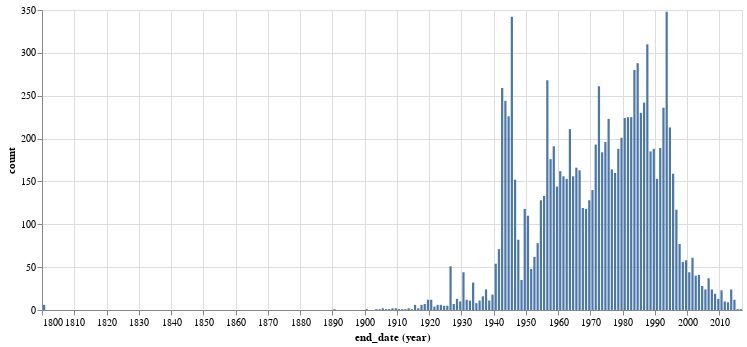

Notebook source saved alongside this figure:
### Code cell
alt.Chart(date_counts).mark_bar().encode(x="year(end_date):T", y="count").properties(
    width=700
)

### Figure 1 — Vega-Lite specification as saved in the notebook (floating-point values rounded to 4 significant figures)
{"config": {"view": {"continuousWidth": 400, "continuousHeight": 300}}, "data": {"name": "data-5edada25c0826948cf3f4551303c049d"}, "mark": "bar", "encoding": {"x": {"field": "end_date", "timeUnit": "year", "type": "temporal"}, "y": {"field": "count", "type": "quantitative"}}, "width": 700, "$schema": "https://vega.github.io/schema/vega-lite/v4.17.0.json", "datasets": {"data-5edada25c0826948cf3f4551303c049d": [{"end_date": "1993-12-31T00:00:00", "count": 348}, {"end_date": "1945-12-31T00:00:00", "count": 342}, {"end_date": "1987-12-31T00:00:00", "count": 310}, {"end_date": "1984-12-31T00:00:00", "count": 288}, {"end_date": "1983-12-31T00:00:00", "count": 280}, {"end_date": "1956-12-31T00:00:00", "count": 268}, {"end_date": "1972-12-31T00:00:00", "count": 261}, {"end_date": "1942-12-31T00:00:00", "count": 259}, {"end_date": "1943-12-31T00:00:00", "count": 244}, {"end_date": "1986-12-31T00:00:00", "count": 242}, {"end_date": "1992-12-31T00:00:00", "count": 236}, {"end_date": "1985-12-31T00:00:00", "count": 230}, {"end_date": "1944-12-31T00:00:00", "count": 226}, {"end_date": "1982-12-31T00:00:00", "count": 225}, {"end_date": "1981-12-31T00:00:00", "count": 225}, {"end_date": "1980-12-31T00:00:00", "count": 224}, {"end_date": "1975-12-31T00:00:00", "count": 223}, {"end_date": "1994-12-31T00:00:00", "count": 213}, {"end_date": "1963-12-31T00:00:00", "count": 211}, {"end_date": "1979-12-31T00:00:00", "count": 201}, {"end_date": "1974-12-31T00:00:00", "count": 196}, {"end_date": "1971-12-31T00:00:00", "count": 193}, {"end_date": "1958-12-31T00:00:00", "count": 191}, {"end_date": "1991-12-31T00:00:00", "count": 189}, {"end_date": "1978-12-31T00:00:00", "count": 188}, {"end_date": "1989-12-31T00:00:00", "count": 188}, {"end_date": "1988-12-31T00:00:00", "count": 185}, {"end_date": "1973-12-31T00:00:00", "count": 184}, {"end_date": "1957-12-31T00:00:00", "count": 176}, {"end_date": "1965-12-31T00:00:00", "count": 166}, {"end_date": "1976-12-31T00:00:00", "count": 164}, {"end_date": "1966-12-31T00:00:00", "count": 163}, {"end_date": "1960-12-31T00:00:00", "count": 162}, {"end_date": "1977-12-31T00:00:00", "count": 160}, {"end_date": "1995-12-31T00:00:00", "count": 159}, {"end_date": "1961-12-31T00:00:00", "count": 156}, {"end_date": "1964-12-31T00:00:00", "count": 156}, {"end_date": "1990-12-31T00:00:00", "count": 153}, {"end_date": "1962-12-31T00:00:00", "count": 153}, {"end_date": "1946-12-31T00:00:00", "count": 152}, {"end_date": "1959-12-31T00:00:00", "count": 144}, {"end_date": "1970-12-31T00:00:00", "count": 140}, {"end_date": "1955-12-31T00:00:00", "count": 133}, {"end_date": "1954-12-31T00:00:00", "count": 128}, {"end_date": "1969-12-31T00:00:00", "count": 128}, {"end_date": "1967-12-31T00:00:00", "count": 119}, {"end_date": "1949-12-31T00:00:00", "count": 118}, {"end_date": "1968-12-31T00:00:00", "count": 118}, {"end_date": "1996-12-31T00:00:00", "count": 117}, {"end_date": "1950-12-31T00:00:00", "count": 110}, {"end_date": "1947-12-31T00:00:00", "count": 82}, {"end_date": "1953-12-31T00:00:00", "count": 78}, {"end_date": "1997-12-31T00:00:00", "count": 77}, {"end_date": "1941-12-31T00:00:00", "count": 71}, {"end_date": "1952-12-31T00:00:00", "count": 62}, {"end_date": "2001-12-31T00:00:00", "count": 61}, {"end_date": "1999-12-31T00:00:00", "count": 58}, {"end_date": "1998-12-31T00:00:00", "count": 56}, {"end_date": "1940-12-31T00:00:00", "count": 54}, {"end_date": "1926-12-31T00:00:00", "count": 51}, {"end_date": "1951-12-31T00:00:00", "count": 48}, {"end_date": "1930-12-31T00:00:00", "count": 44}, {"end_date": "2000-12-31T00:00:00", "count": 44}, {"end_date": "2003-12-31T00:00:00", "count": 41}, {"end_date": "2002-12-31T00:00:00", "count": 40}, {"end_date": "2006-12-31T00:00:00", "count": 37}, {"end_date": "1948-12-31T00:00:00", "count": 35}, {"end_date": "1933-12-31T00:00:00", "count": 32}, {"end_date": "2004-12-31T00:00:00", "count": 28}, {"end_date": "2007-12-31T00:00:00", "count": 24}, {"end_date": "2013-12-31T00:00:00", "count": 24}, {"end_date": "2005-12-31T00:00:00", "count": 24}, {"end_date": "1937-12-31T00:00:00", "count": 24}, {"end_date": "2010-12-31T00:00:00", "count": 23}, {"end_date": "2008-12-31T00:00:00", "count": 19}, {"end_date": "1939-12-31T00:00:00", "count": 18}, {"end_date": "1936-12-31T00:00:00", "count": 16}, {"end_date": "2009-12-31T00:00:00", "count": 13}, {"end_date": "1928-12-31T00:00:00", "count": 13}, {"end_date": "1931-12-31T00:00:00", "count": 12}, {"end_date": "2014-12-31T00:00:00", "count": 12}, {"end_date": "1920-12-31T00:00:00", "count": 12}, {"end_date": "1919-12-31T00:00:00", "count": 12}, {"end_date": "1938-12-31T00:00:00", "count": 11}, {"end_date": "1935-12-31T00:00:00", "count": 11}, {"end_date": "1932-12-31T00:00:00", "count": 11}, {"end_date": "1929-12-31T00:00:00", "count": 10}, {"end_date": "2011-12-31T00:00:00", "count": 10}, {"end_date": "2012-12-31T00:00:00", "count": 9}, {"end_date": "1934-12-31T00:00:00", "count": 8}, {"end_date": "1927-12-31T00:00:00", "count": 7}, {"end_date": "1918-12-31T00:00:00", "count": 7}, {"end_date": "1800-12-31T00:00:00", "count": 6}, {"end_date": "1922-12-31T00:00:00", "count": 6}, {"end_date": "1923-12-31T00:00:00", "count": 6}, {"end_date": "1917-12-31T00:00:00", "count": 6}, {"end_date": "1915-12-31T00:00:00", "count": 6}, {"end_date": "1924-12-31T00:00:00", "count": 5}, {"end_date": "1925-12-31T00:00:00", "count": 5}, {"end_date": "1921-12-31T00:00:00", "count": 4}, {"end_date": "1909-12-31T00:00:00", "count": 2}, {"end_date": "1913-12-31T00:00:00", "count": 2}, {"end_date": "1916-12-31T00:00:00", "count": 2}, {"end_date": "1908-12-31T00:00:00", "count": 2}, {"end_date": "1905-12-31T00:00:00", "count": 2}, {"end_date": "2016-12-31T00:00:00", "count": 1}, {"end_date": "1900-12-31T00:00:00", "count": 1}, {"end_date": "1914-12-31T00:00:00", "count": 1}, {"end_date": "1912-12-31T00:00:00", "count": 1}, {"end_date": "1911-12-31T00:00:00", "count": 1}, {"end_date": "1910-12-31T00:00:00", "count": 1}, {"end_date": "1907-12-31T00:00:00", "count": 1}, {"end_date": "1906-12-31T00:00:00", "count": 1}, {"end_date": "1904-12-31T00:00:00", "count": 1}, {"end_date": "1903-12-31T00:00:00", "count": 1}, {"end_date": "1890-12-31T00:00:00", "count": 1}, {"end_date": "2015-12-31T00:00:00", "count": 1}]}}
